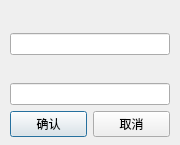
<?xml version="1.0" encoding="UTF-8"?>
<ui version="4.0">
 <class>modify_Dialog</class>
 <widget class="QDialog" name="modify_Dialog">
  <property name="geometry">
   <rect>
    <x>0</x>
    <y>0</y>
    <width>180</width>
    <height>145</height>
   </rect>
  </property>
  <property name="contextMenuPolicy">
   <enum>Qt::ActionsContextMenu</enum>
  </property>
  <property name="windowTitle">
   <string>Modify</string>
  </property>
  <widget class="QWidget" name="verticalLayoutWidget">
   <property name="geometry">
    <rect>
     <x>10</x>
     <y>10</y>
     <width>160</width>
     <height>127</height>
    </rect>
   </property>
   <layout class="QVBoxLayout" name="verticalLayout">
    <item>
     <widget class="QLabel" name="label_name">
      <property name="font">
       <font>
        <family>Microsoft YaHei UI</family>
       </font>
      </property>
      <property name="text">
       <string/>
      </property>
     </widget>
    </item>
    <item>
     <widget class="QLineEdit" name="lineEdit_name"/>
    </item>
    <item>
     <widget class="QLabel" name="label_num">
      <property name="font">
       <font>
        <family>Microsoft YaHei UI</family>
       </font>
      </property>
      <property name="text">
       <string/>
      </property>
     </widget>
    </item>
    <item>
     <widget class="QLineEdit" name="lineEdit_num"/>
    </item>
    <item>
     <layout class="QHBoxLayout" name="horizontalLayout">
      <item>
       <widget class="QPushButton" name="pushButton_enter">
        <property name="font">
         <font>
          <family>Microsoft YaHei UI</family>
         </font>
        </property>
        <property name="text">
         <string>确认</string>
        </property>
       </widget>
      </item>
      <item>
       <widget class="QPushButton" name="pushButton_return">
        <property name="font">
         <font>
          <family>Microsoft YaHei UI</family>
         </font>
        </property>
        <property name="text">
         <string>取消</string>
        </property>
       </widget>
      </item>
     </layout>
    </item>
   </layout>
  </widget>
 </widget>
 <resources/>
 <connections/>
</ui>
